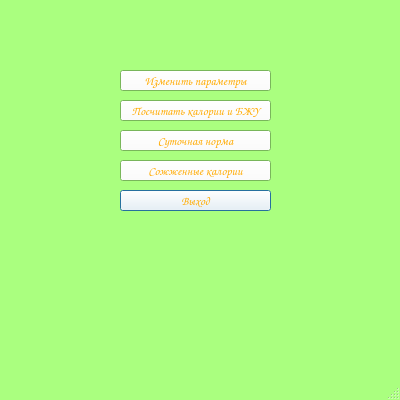
<?xml version="1.0" encoding="UTF-8"?>
<ui version="4.0">
 <class>MenuWindow</class>
 <widget class="QMainWindow" name="MenuWindow">
  <property name="geometry">
   <rect>
    <x>0</x>
    <y>0</y>
    <width>400</width>
    <height>400</height>
   </rect>
  </property>
  <property name="palette">
   <palette>
    <active>
     <colorrole role="WindowText">
      <brush brushstyle="SolidPattern">
       <color alpha="255">
        <red>0</red>
        <green>0</green>
        <blue>0</blue>
       </color>
      </brush>
     </colorrole>
     <colorrole role="Button">
      <brush brushstyle="SolidPattern">
       <color alpha="255">
        <red>255</red>
        <green>255</green>
        <blue>255</blue>
       </color>
      </brush>
     </colorrole>
     <colorrole role="Dark">
      <brush brushstyle="SolidPattern">
       <color alpha="255">
        <red>170</red>
        <green>255</green>
        <blue>127</blue>
       </color>
      </brush>
     </colorrole>
     <colorrole role="Text">
      <brush brushstyle="SolidPattern">
       <color alpha="255">
        <red>0</red>
        <green>0</green>
        <blue>0</blue>
       </color>
      </brush>
     </colorrole>
     <colorrole role="ButtonText">
      <brush brushstyle="SolidPattern">
       <color alpha="255">
        <red>255</red>
        <green>170</green>
        <blue>0</blue>
       </color>
      </brush>
     </colorrole>
     <colorrole role="Base">
      <brush brushstyle="SolidPattern">
       <color alpha="255">
        <red>255</red>
        <green>255</green>
        <blue>255</blue>
       </color>
      </brush>
     </colorrole>
     <colorrole role="Window">
      <brush brushstyle="SolidPattern">
       <color alpha="255">
        <red>170</red>
        <green>255</green>
        <blue>127</blue>
       </color>
      </brush>
     </colorrole>
    </active>
    <inactive>
     <colorrole role="WindowText">
      <brush brushstyle="SolidPattern">
       <color alpha="255">
        <red>0</red>
        <green>0</green>
        <blue>0</blue>
       </color>
      </brush>
     </colorrole>
     <colorrole role="Button">
      <brush brushstyle="SolidPattern">
       <color alpha="255">
        <red>255</red>
        <green>255</green>
        <blue>255</blue>
       </color>
      </brush>
     </colorrole>
     <colorrole role="Dark">
      <brush brushstyle="SolidPattern">
       <color alpha="255">
        <red>170</red>
        <green>255</green>
        <blue>127</blue>
       </color>
      </brush>
     </colorrole>
     <colorrole role="Text">
      <brush brushstyle="SolidPattern">
       <color alpha="255">
        <red>0</red>
        <green>0</green>
        <blue>0</blue>
       </color>
      </brush>
     </colorrole>
     <colorrole role="ButtonText">
      <brush brushstyle="SolidPattern">
       <color alpha="255">
        <red>255</red>
        <green>170</green>
        <blue>0</blue>
       </color>
      </brush>
     </colorrole>
     <colorrole role="Base">
      <brush brushstyle="SolidPattern">
       <color alpha="255">
        <red>255</red>
        <green>255</green>
        <blue>255</blue>
       </color>
      </brush>
     </colorrole>
     <colorrole role="Window">
      <brush brushstyle="SolidPattern">
       <color alpha="255">
        <red>170</red>
        <green>255</green>
        <blue>127</blue>
       </color>
      </brush>
     </colorrole>
    </inactive>
    <disabled>
     <colorrole role="WindowText">
      <brush brushstyle="SolidPattern">
       <color alpha="255">
        <red>170</red>
        <green>255</green>
        <blue>127</blue>
       </color>
      </brush>
     </colorrole>
     <colorrole role="Button">
      <brush brushstyle="SolidPattern">
       <color alpha="255">
        <red>255</red>
        <green>255</green>
        <blue>255</blue>
       </color>
      </brush>
     </colorrole>
     <colorrole role="Dark">
      <brush brushstyle="SolidPattern">
       <color alpha="255">
        <red>170</red>
        <green>255</green>
        <blue>127</blue>
       </color>
      </brush>
     </colorrole>
     <colorrole role="Text">
      <brush brushstyle="SolidPattern">
       <color alpha="255">
        <red>170</red>
        <green>255</green>
        <blue>127</blue>
       </color>
      </brush>
     </colorrole>
     <colorrole role="ButtonText">
      <brush brushstyle="SolidPattern">
       <color alpha="255">
        <red>170</red>
        <green>255</green>
        <blue>127</blue>
       </color>
      </brush>
     </colorrole>
     <colorrole role="Base">
      <brush brushstyle="SolidPattern">
       <color alpha="255">
        <red>170</red>
        <green>255</green>
        <blue>127</blue>
       </color>
      </brush>
     </colorrole>
     <colorrole role="Window">
      <brush brushstyle="SolidPattern">
       <color alpha="255">
        <red>170</red>
        <green>255</green>
        <blue>127</blue>
       </color>
      </brush>
     </colorrole>
    </disabled>
   </palette>
  </property>
  <property name="font">
   <font>
    <family>Comic Sans MS</family>
   </font>
  </property>
  <property name="cursor">
   <cursorShape>UpArrowCursor</cursorShape>
  </property>
  <property name="windowTitle">
   <string>СЧЕТЧИК КАЛОРИЙ</string>
  </property>
  <property name="windowIcon">
   <iconset>
    <normaloff>images/carrotico.ico</normaloff>images/carrotico.ico</iconset>
  </property>
  <widget class="QWidget" name="centralwidget">
   <widget class="QPushButton" name="changesettings">
    <property name="geometry">
     <rect>
      <x>120</x>
      <y>70</y>
      <width>151</width>
      <height>21</height>
     </rect>
    </property>
    <property name="text">
     <string>Изменить параметры</string>
    </property>
   </widget>
   <widget class="QPushButton" name="countcalories">
    <property name="geometry">
     <rect>
      <x>120</x>
      <y>100</y>
      <width>151</width>
      <height>21</height>
     </rect>
    </property>
    <property name="text">
     <string>Посчитать калории и БЖУ</string>
    </property>
   </widget>
   <widget class="QPushButton" name="dailyallowance">
    <property name="geometry">
     <rect>
      <x>120</x>
      <y>130</y>
      <width>151</width>
      <height>21</height>
     </rect>
    </property>
    <property name="text">
     <string>Суточная норма</string>
    </property>
   </widget>
   <widget class="QPushButton" name="burnedcalories">
    <property name="geometry">
     <rect>
      <x>120</x>
      <y>160</y>
      <width>151</width>
      <height>21</height>
     </rect>
    </property>
    <property name="text">
     <string>Сожженные калории</string>
    </property>
   </widget>
   <widget class="QPushButton" name="exit">
    <property name="geometry">
     <rect>
      <x>120</x>
      <y>190</y>
      <width>151</width>
      <height>21</height>
     </rect>
    </property>
    <property name="text">
     <string>Выход</string>
    </property>
    <property name="default">
     <bool>true</bool>
    </property>
   </widget>
  </widget>
  <widget class="QMenuBar" name="menubar">
   <property name="geometry">
    <rect>
     <x>0</x>
     <y>0</y>
     <width>400</width>
     <height>23</height>
    </rect>
   </property>
  </widget>
  <widget class="QStatusBar" name="statusbar"/>
 </widget>
 <resources/>
 <connections/>
</ui>
